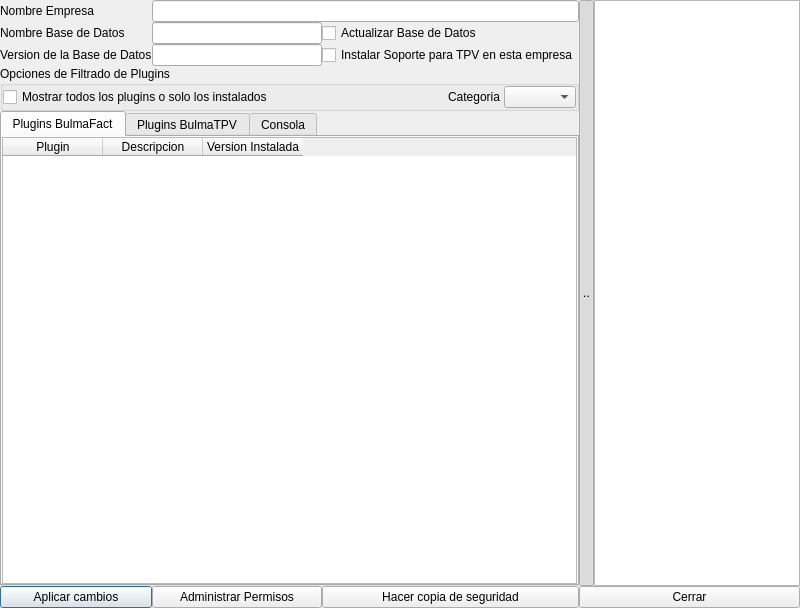
<?xml version="1.0" encoding="UTF-8"?>
<ui version="4.0">
 <class>ModificarFacturacionBase</class>
 <widget class="QDialog" name="ModificarFacturacionBase">
  <property name="geometry">
   <rect>
    <x>0</x>
    <y>0</y>
    <width>800</width>
    <height>608</height>
   </rect>
  </property>
  <property name="sizePolicy">
   <sizepolicy hsizetype="Preferred" vsizetype="Preferred">
    <horstretch>0</horstretch>
    <verstretch>0</verstretch>
   </sizepolicy>
  </property>
  <property name="maximumSize">
   <size>
    <width>2800</width>
    <height>2500</height>
   </size>
  </property>
  <property name="windowTitle">
   <string>Nueva Facturacion</string>
  </property>
  <property name="windowIcon">
   <iconset resource="resources.qrc">
    <normaloff>:/images/iconbulmafact.svg</normaloff>:/images/iconbulmafact.svg</iconset>
  </property>
  <layout class="QGridLayout" name="gridLayout">
   <property name="margin">
    <number>0</number>
   </property>
   <property name="spacing">
    <number>0</number>
   </property>
   <item row="0" column="0">
    <widget class="QLabel" name="label">
     <property name="text">
      <string>Nombre Empresa</string>
     </property>
     <property name="buddy">
      <cstring>mui_nomempresa</cstring>
     </property>
    </widget>
   </item>
   <item row="0" column="1" colspan="3">
    <widget class="QLineEdit" name="mui_nomempresa"/>
   </item>
   <item row="0" column="4" rowspan="5">
    <widget class="QToolButton" name="toolButton">
     <property name="sizePolicy">
      <sizepolicy hsizetype="Fixed" vsizetype="Expanding">
       <horstretch>0</horstretch>
       <verstretch>0</verstretch>
      </sizepolicy>
     </property>
     <property name="maximumSize">
      <size>
       <width>15</width>
       <height>16777215</height>
      </size>
     </property>
     <property name="text">
      <string>..</string>
     </property>
     <property name="checkable">
      <bool>true</bool>
     </property>
     <property name="checked">
      <bool>true</bool>
     </property>
    </widget>
   </item>
   <item row="0" column="5" rowspan="5">
    <widget class="QTextBrowser" name="mui_descripcion"/>
   </item>
   <item row="1" column="0">
    <widget class="QLabel" name="label_2">
     <property name="text">
      <string>Nombre Base de Datos</string>
     </property>
     <property name="buddy">
      <cstring>mui_nomdb</cstring>
     </property>
    </widget>
   </item>
   <item row="1" column="1" colspan="2">
    <widget class="QLineEdit" name="mui_nomdb">
     <property name="readOnly">
      <bool>true</bool>
     </property>
    </widget>
   </item>
   <item row="1" column="3">
    <widget class="QCheckBox" name="mui_actualizarDB">
     <property name="text">
      <string>Actualizar Base de Datos</string>
     </property>
     <property name="checked">
      <bool>false</bool>
     </property>
    </widget>
   </item>
   <item row="2" column="0">
    <widget class="QLabel" name="label_3">
     <property name="text">
      <string>Version de la Base de Datos</string>
     </property>
    </widget>
   </item>
   <item row="2" column="1" colspan="2">
    <widget class="QLineEdit" name="mui_databaserevision">
     <property name="readOnly">
      <bool>true</bool>
     </property>
    </widget>
   </item>
   <item row="2" column="3">
    <widget class="QCheckBox" name="mui_soporteTPV">
     <property name="text">
      <string>Instalar Soporte para TPV en esta empresa</string>
     </property>
     <property name="checked">
      <bool>false</bool>
     </property>
    </widget>
   </item>
   <item row="3" column="0" colspan="4">
    <widget class="QGroupBox" name="groupBox">
     <property name="title">
      <string>Opciones de Filtrado de Plugins</string>
     </property>
     <layout class="QHBoxLayout" name="horizontalLayout_2">
      <property name="spacing">
       <number>0</number>
      </property>
      <property name="margin">
       <number>0</number>
      </property>
      <item>
       <widget class="QCheckBox" name="mui_vertodos">
        <property name="text">
         <string>Mostrar todos los plugins o solo los instalados</string>
        </property>
       </widget>
      </item>
      <item>
       <spacer name="horizontalSpacer">
        <property name="orientation">
         <enum>Qt::Horizontal</enum>
        </property>
        <property name="sizeHint" stdset="0">
         <size>
          <width>43</width>
          <height>20</height>
         </size>
        </property>
       </spacer>
      </item>
      <item>
       <layout class="QHBoxLayout" name="horizontalLayout">
        <property name="spacing">
         <number>0</number>
        </property>
        <item>
         <widget class="QLabel" name="label_5">
          <property name="text">
           <string>Categoria </string>
          </property>
          <property name="buddy">
           <cstring>mui_categoria</cstring>
          </property>
         </widget>
        </item>
        <item>
         <widget class="QComboBox" name="mui_categoria"/>
        </item>
       </layout>
      </item>
     </layout>
    </widget>
   </item>
   <item row="4" column="0" colspan="4">
    <widget class="QTabWidget" name="tabWidget">
     <property name="currentIndex">
      <number>0</number>
     </property>
     <widget class="QWidget" name="tab">
      <attribute name="icon">
       <iconset resource="resources.qrc">
        <normaloff>:/images/iconbulmafact.svg</normaloff>:/images/iconbulmafact.svg</iconset>
      </attribute>
      <attribute name="title">
       <string>Plugins BulmaFact</string>
      </attribute>
      <layout class="QVBoxLayout">
       <property name="margin">
        <number>0</number>
       </property>
       <item>
        <widget class="QTableWidget" name="mui_plugins">
         <property name="alternatingRowColors">
          <bool>true</bool>
         </property>
         <property name="selectionMode">
          <enum>QAbstractItemView::NoSelection</enum>
         </property>
         <property name="selectionBehavior">
          <enum>QAbstractItemView::SelectRows</enum>
         </property>
         <property name="gridStyle">
          <enum>Qt::NoPen</enum>
         </property>
         <column>
          <property name="text">
           <string>Plugin</string>
          </property>
         </column>
         <column>
          <property name="text">
           <string>Descripcion</string>
          </property>
         </column>
         <column>
          <property name="text">
           <string>Version Instalada</string>
          </property>
         </column>
        </widget>
       </item>
      </layout>
     </widget>
     <widget class="QWidget" name="tab_2">
      <attribute name="icon">
       <iconset resource="resources.qrc">
        <normaloff>:/images/iconbulmatpv.svg</normaloff>:/images/iconbulmatpv.svg</iconset>
      </attribute>
      <attribute name="title">
       <string>Plugins BulmaTPV</string>
      </attribute>
      <layout class="QVBoxLayout">
       <property name="margin">
        <number>0</number>
       </property>
       <item>
        <widget class="QTableWidget" name="mui_plugins1">
         <property name="alternatingRowColors">
          <bool>true</bool>
         </property>
         <property name="selectionMode">
          <enum>QAbstractItemView::NoSelection</enum>
         </property>
         <property name="selectionBehavior">
          <enum>QAbstractItemView::SelectRows</enum>
         </property>
         <property name="gridStyle">
          <enum>Qt::NoPen</enum>
         </property>
         <column>
          <property name="text">
           <string>Plugin</string>
          </property>
         </column>
         <column>
          <property name="text">
           <string>Descripcion</string>
          </property>
         </column>
         <column>
          <property name="text">
           <string>Version Instalada</string>
          </property>
         </column>
        </widget>
       </item>
      </layout>
     </widget>
     <widget class="QWidget" name="tab_3">
      <attribute name="icon">
       <iconset resource="resources.qrc">
        <normaloff>:/images/terminal.png</normaloff>:/images/terminal.png</iconset>
      </attribute>
      <attribute name="title">
       <string>Consola</string>
      </attribute>
      <layout class="QVBoxLayout" name="verticalLayout">
       <item>
        <widget class="QTextBrowser" name="mui_textBrowser"/>
       </item>
      </layout>
     </widget>
    </widget>
   </item>
   <item row="5" column="0">
    <widget class="QPushButton" name="mui_aceptar">
     <property name="minimumSize">
      <size>
       <width>150</width>
       <height>0</height>
      </size>
     </property>
     <property name="text">
      <string>Aplicar cambios</string>
     </property>
     <property name="icon">
      <iconset resource="resources.qrc">
       <normaloff>:/images/bulmasetup_aceptar.xpm</normaloff>:/images/bulmasetup_aceptar.xpm</iconset>
     </property>
    </widget>
   </item>
   <item row="5" column="4" colspan="2">
    <widget class="QPushButton" name="mui_cancelar">
     <property name="text">
      <string>Cerrar</string>
     </property>
     <property name="icon">
      <iconset resource="resources.qrc">
       <normaloff>:/images/bulmasetup_exit.png</normaloff>:/images/bulmasetup_exit.png</iconset>
     </property>
    </widget>
   </item>
   <item row="5" column="1" colspan="2">
    <widget class="QPushButton" name="mui_permisos">
     <property name="minimumSize">
      <size>
       <width>170</width>
       <height>0</height>
      </size>
     </property>
     <property name="text">
      <string>Administrar Permisos</string>
     </property>
     <property name="icon">
      <iconset resource="resources.qrc">
       <normaloff>:/images/bulmasetup_editarusuario.xpm</normaloff>:/images/bulmasetup_editarusuario.xpm</iconset>
     </property>
    </widget>
   </item>
   <item row="5" column="3">
    <widget class="QPushButton" name="mui_hacerbackup">
     <property name="text">
      <string>Hacer copia de seguridad</string>
     </property>
     <property name="icon">
      <iconset resource="resources.qrc">
       <normaloff>:/images/bulmasetup_save.png</normaloff>:/images/bulmasetup_save.png</iconset>
     </property>
    </widget>
   </item>
  </layout>
 </widget>
 <resources>
  <include location="resources.qrc"/>
 </resources>
 <connections>
  <connection>
   <sender>mui_cancelar</sender>
   <signal>released()</signal>
   <receiver>ModificarFacturacionBase</receiver>
   <slot>reject()</slot>
   <hints>
    <hint type="sourcelabel">
     <x>790</x>
     <y>598</y>
    </hint>
    <hint type="destinationlabel">
     <x>297</x>
     <y>496</y>
    </hint>
   </hints>
  </connection>
  <connection>
   <sender>mui_soporteTPV</sender>
   <signal>toggled(bool)</signal>
   <receiver>mui_plugins1</receiver>
   <slot>setEnabled(bool)</slot>
   <hints>
    <hint type="sourcelabel">
     <x>532</x>
     <y>73</y>
    </hint>
    <hint type="destinationlabel">
     <x>184</x>
     <y>301</y>
    </hint>
   </hints>
  </connection>
  <connection>
   <sender>toolButton</sender>
   <signal>toggled(bool)</signal>
   <receiver>mui_descripcion</receiver>
   <slot>setHidden(bool)</slot>
   <hints>
    <hint type="sourcelabel">
     <x>538</x>
     <y>198</y>
    </hint>
    <hint type="destinationlabel">
     <x>625</x>
     <y>270</y>
    </hint>
   </hints>
  </connection>
 </connections>
</ui>
